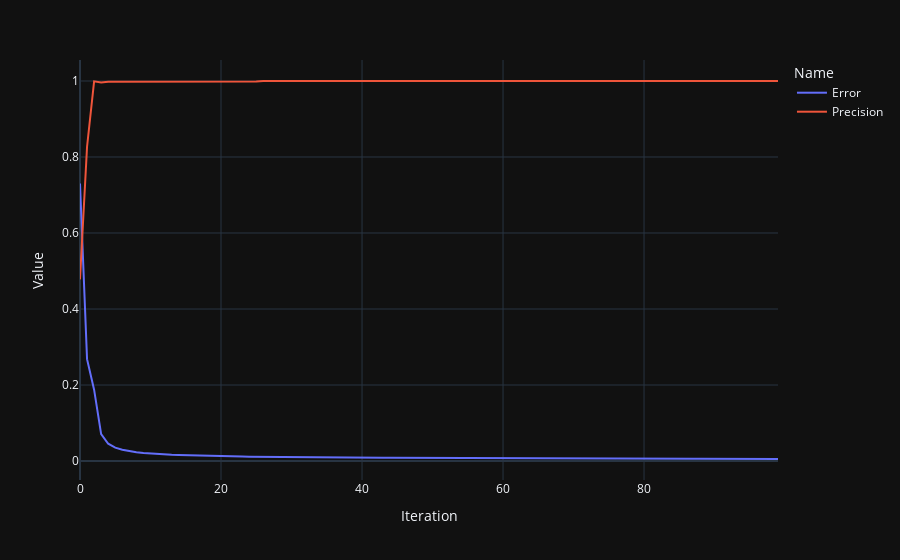

Here is the notebook cell this chart was saved with:
### Code cell
px.line(model0_plus.trainingData, x='Iteration', y = 'Value', color='Name')
